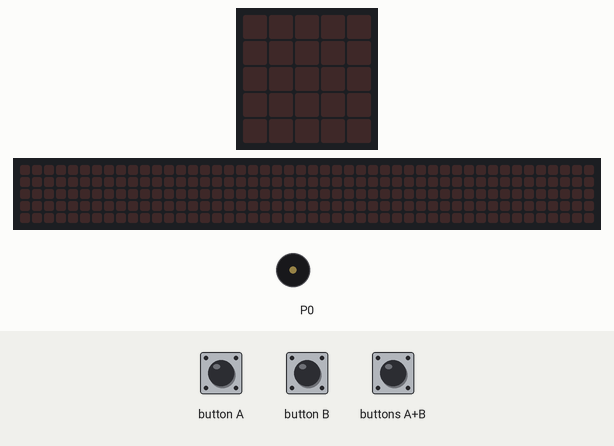
This program was run on a simulated BBC micro:bit (MakeCode). Shown: the board's 5×5 LED display, a strip that is not on the board, showing the scrolling text unrolled, buzzer (waves = sounding). Inputs (shaded band) come from the test bench. The 48×5 strip is a reading aid, not a part: it shows the text the display is scrolling, unrolled, one strip-width of it at a time.

Above: at 1.2 s.
1.3 s: buttons A+B pressed for 1 s
At 1.59 s:
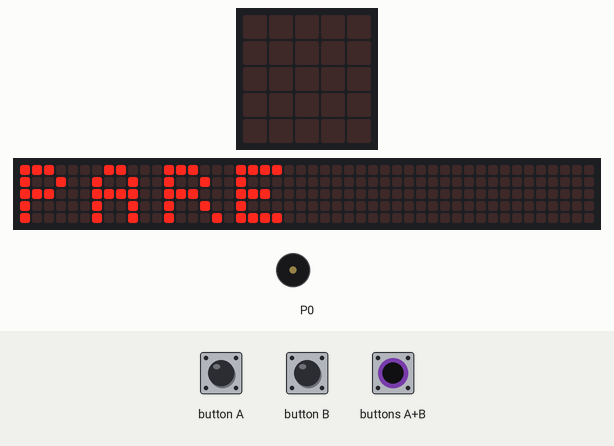
4.3 s: button A pressed for 0.15 s
At 7.3 s:
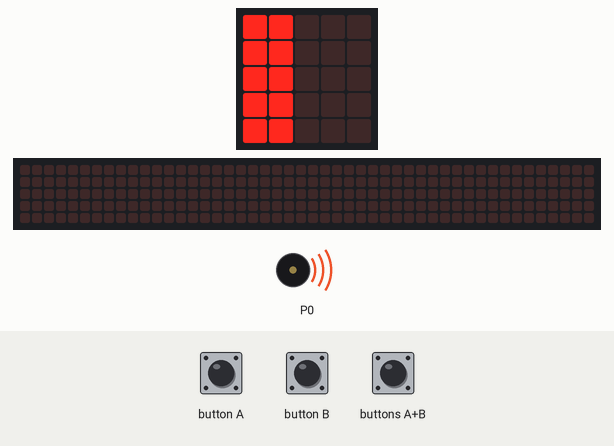
7.4 s: button B pressed for 0.15 s
At 9.3 s:
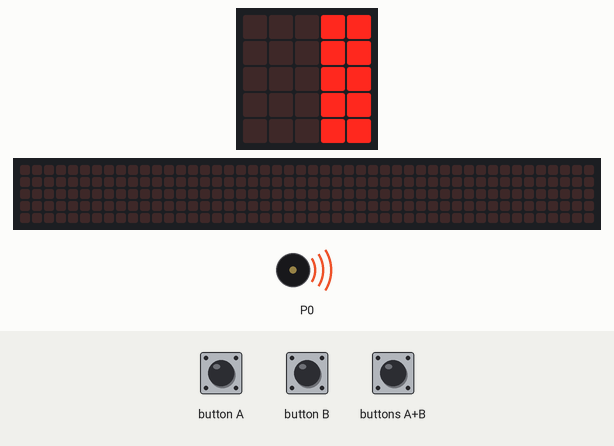
10.5 s: buttons A+B pressed for 3.2 s
At 12.44 s:
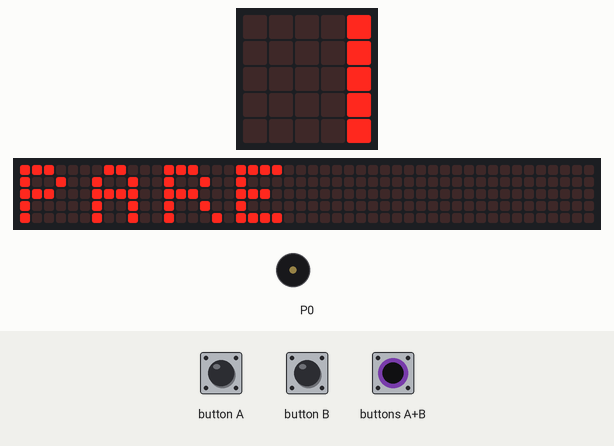
15.2 s: buttons A+B pressed for 0.15 s
At 16.92 s:
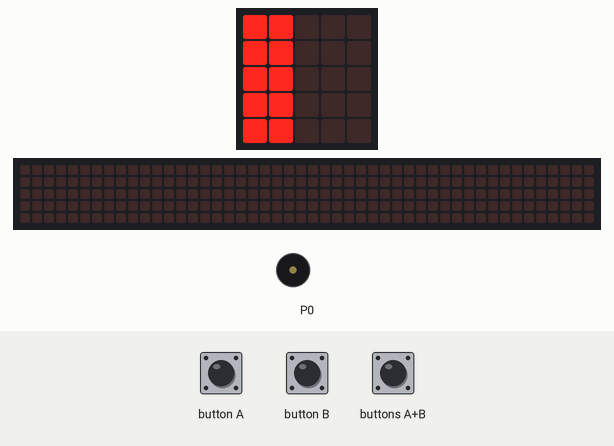
Timing chart, 0 to 19.2 s (numbered marks = the images above; inputs shaded):
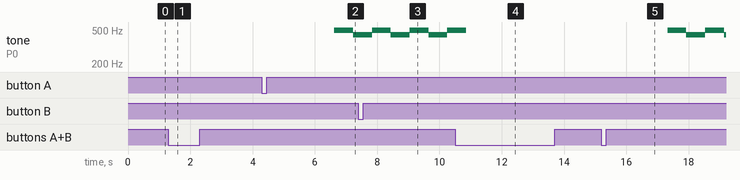

The program:

main.ts
```typescript
input.onButtonPressed(Button.A, function () {
    for (let index = 0; index < 3; index++) {
        basic.showLeds(`
            # # . . .
            # # . . .
            # # . . .
            # # . . .
            # # . . .
            `)
        basic.clearScreen()
        basic.pause(500)
        basic.showLeds(`
            # # . . .
            # # . . .
            # # . . .
            # # . . .
            # # . . .
            `)
        basic.clearScreen()
    }
})
input.onButtonPressed(Button.B, function () {
    for (let index = 0; index < 3; index++) {
        basic.showLeds(`
            . . . # #
            . . . # #
            . . . # #
            . . . # #
            . . . # #
            `)
        basic.clearScreen()
        basic.pause(500)
        basic.showLeds(`
            . . . # #
            . . . # #
            . . . # #
            . . . # #
            . . . # #
            `)
        basic.clearScreen()
    }
})
basic.forever(function () {
    basic.pause(500)
    while (input.buttonIsPressed(Button.AB)) {
        basic.showString("PARE")
        music.playMelody("- B A B A B A B ", 100)
        basic.showIcon(IconNames.Skull)
        basic.pause(500)
        basic.clearScreen()
    }
    basic.pause(500)
    while (input.isGesture(Gesture.Shake)) {
        basic.showString("AGITADO")
        music.playMelody("- G F G F G F G ", 100)
        basic.showIcon(IconNames.Silly)
        basic.pause(500)
        basic.clearScreen()
    }
})
basic.forever(function () {

})
```

test.ts
```typescript
// aquí va el archivo "tests"; esto no se compilará cuando este paquete se utilice como una extensión.
```

Measured:
- after the input at 1.3 s, the display: changes after 0.22 s (image 1)
- after the input at 4.3 s, the display: first differs from a run without the input after 1.7 s (image 2)
- after the input at 7.4 s, the display: changes after 0.32 s (image 3)
- after the input at 10.5 s, the display: first differs from a run without the input after 1.7 s (image 4 shows a later state)
- after the input at 15.2 s, the display: first differs from a run without the input after 1.5 s (image 5)
- what the display in image 3 shows lasts 0.8 s, from 9.0 s to 9.8 s
- what the display in image 5 shows lasts 0.4 s, from 16.7 s to 17.1 s
